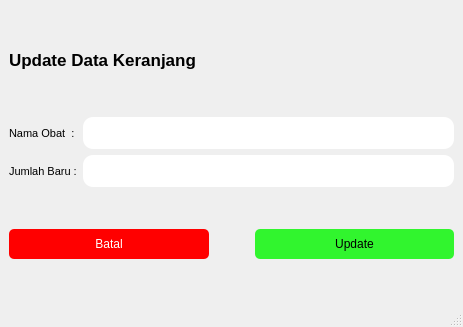
<?xml version="1.0" encoding="UTF-8"?>
<ui version="4.0">
 <class>MainWindow</class>
 <widget class="QMainWindow" name="MainWindow">
  <property name="geometry">
   <rect>
    <x>0</x>
    <y>0</y>
    <width>463</width>
    <height>327</height>
   </rect>
  </property>
  <property name="windowTitle">
   <string>MainWindow</string>
  </property>
  <property name="styleSheet">
   <string notr="true"/>
  </property>
  <widget class="QWidget" name="centralwidget">
   <layout class="QVBoxLayout" name="verticalLayout">
    <item>
     <widget class="QLabel" name="label">
      <property name="maximumSize">
       <size>
        <width>16777215</width>
        <height>30</height>
       </size>
      </property>
      <property name="font">
       <font>
        <pointsize>13</pointsize>
        <bold>true</bold>
       </font>
      </property>
      <property name="styleSheet">
       <string notr="true"/>
      </property>
      <property name="text">
       <string>Update Data Keranjang</string>
      </property>
     </widget>
    </item>
    <item>
     <layout class="QGridLayout" name="gridLayout">
      <item row="1" column="2">
       <widget class="QLineEdit" name="lineEdit_2">
        <property name="styleSheet">
         <string notr="true">background-color: rgb(255, 255, 255);
border-radius: 10px;
padding: 8px 8px;</string>
        </property>
       </widget>
      </item>
      <item row="0" column="1">
       <widget class="QLabel" name="label_2">
        <property name="font">
         <font>
          <pointsize>8</pointsize>
         </font>
        </property>
        <property name="styleSheet">
         <string notr="true"/>
        </property>
        <property name="text">
         <string>Nama Obat  :</string>
        </property>
       </widget>
      </item>
      <item row="1" column="1">
       <widget class="QLabel" name="label_4">
        <property name="font">
         <font>
          <pointsize>8</pointsize>
         </font>
        </property>
        <property name="styleSheet">
         <string notr="true"/>
        </property>
        <property name="text">
         <string>Jumlah Baru :</string>
        </property>
       </widget>
      </item>
      <item row="0" column="2">
       <widget class="QLineEdit" name="lineEdit">
        <property name="styleSheet">
         <string notr="true">background-color: rgb(255, 255, 255);
border-radius: 10px;
padding: 8px 8px;</string>
        </property>
       </widget>
      </item>
     </layout>
    </item>
    <item>
     <layout class="QGridLayout" name="gridLayout_2">
      <item row="0" column="2">
       <widget class="QPushButton" name="pushButton_simpan">
        <property name="styleSheet">
         <string notr="true">QPushButton { 
background-color: rgb(49, 245, 46);
	border-radius: 5px;
padding: 8px 8px;
}

/* Saat kursor hover */
QPushButton:hover {
     /* warna saat hover */
	background-color: rgb(85, 255, 127);
    color: black;
}

/* Saat tombol ditekan */
QPushButton:pressed {
     /* warna saat ditekan */
		background-color: rgb(85, 255, 127);
    color: black;
}

</string>
        </property>
        <property name="text">
         <string>Update</string>
        </property>
       </widget>
      </item>
      <item row="0" column="0">
       <widget class="QPushButton" name="pushButton_batal">
        <property name="styleSheet">
         <string notr="true">QPushButton { 
border-radius: 5px;
padding: 8px 8px;
	background-color: rgb(255, 0, 0);
    color: white;
}

/* Saat kursor hover */
QPushButton:hover {
     /* warna saat hover */
background-color:rgb(213, 0, 0);
	color: white;
}

/* Saat tombol ditekan */
QPushButton:pressed {
     /* warna saat ditekan */
background-color: rgb(213, 0, 0);
	color: white;
}</string>
        </property>
        <property name="text">
         <string>Batal</string>
        </property>
       </widget>
      </item>
      <item row="0" column="1">
       <spacer name="horizontalSpacer">
        <property name="orientation">
         <enum>Qt::Horizontal</enum>
        </property>
        <property name="sizeType">
         <enum>QSizePolicy::Fixed</enum>
        </property>
        <property name="sizeHint" stdset="0">
         <size>
          <width>40</width>
          <height>20</height>
         </size>
        </property>
       </spacer>
      </item>
     </layout>
    </item>
   </layout>
  </widget>
  <widget class="QMenuBar" name="menubar">
   <property name="geometry">
    <rect>
     <x>0</x>
     <y>0</y>
     <width>463</width>
     <height>22</height>
    </rect>
   </property>
  </widget>
  <widget class="QStatusBar" name="statusbar"/>
 </widget>
 <resources/>
 <connections/>
</ui>
